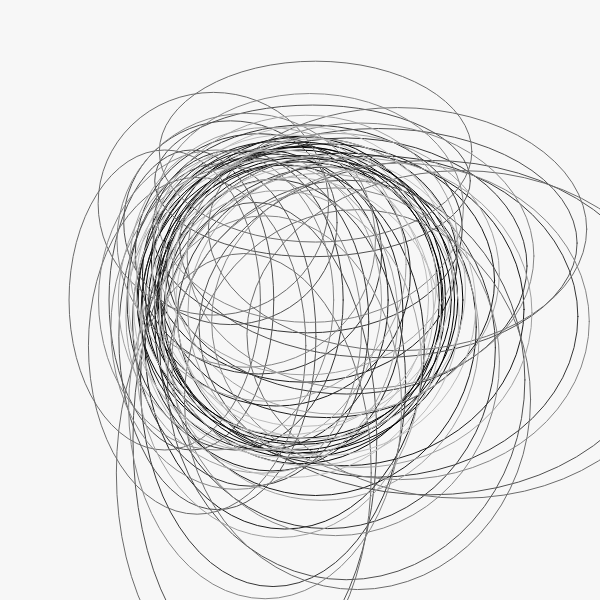
Frame 1 (no input)
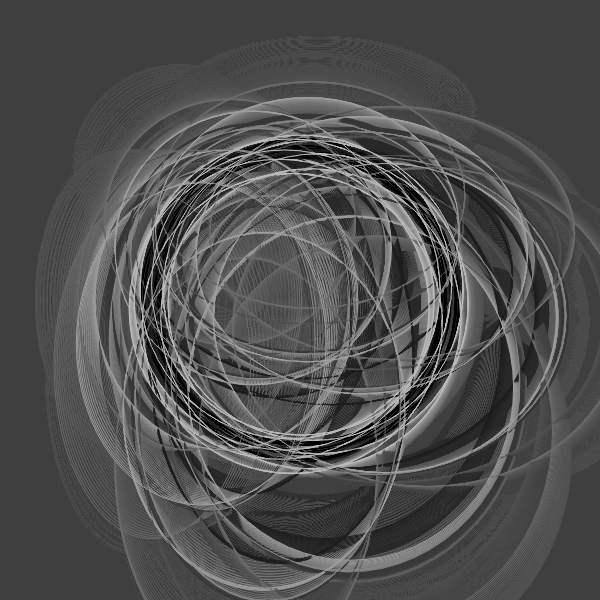
Frame 60 (no input)
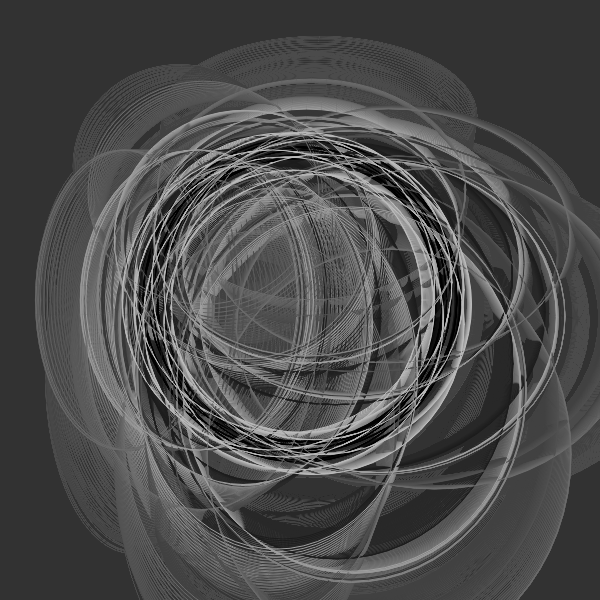
Frame 120 (the mouse pressed at the canvas centre since frame 60)

The p5.js sketch that drew these frames (run headless with seeded random() and noise() and a simulated clock; from frame 60 on, the mouse is pressed at the canvas centre):

// p5.js sketch
// ── sketch.js
var globe;
var total = 15;
var offset =0;
var angle =0;

var m=0;
var mchange=0;

var a = 1;
var b = 1;

function setup(){
  createCanvas(600,600)
  globe = new Array((total+1)*(total+1));
}

function supershape(theta, m, n1, n2, n3){
  var t1=abs((1/a)*cos(m*theta/4));
  t1=pow(t1,n2);
  var t2=abs((1/b)*sin(m*theta/4));
  t2=pow(t2,n3);
  var t3 =t1+t2;
  var r=pow(t3,-1/n1);
  return r;
}

function draw(){
  background(50, 10);

  m=map(sin(mchange),-1,1,0,7);
  mchange+=0.02;

  var r=200;

  for(var i=0;i<total+1;i++){
    globe[i] =[];
    var lat =map(i,0,total,-HALF_PI,HALF_PI);
    var r2 = supershape(lat,m,0.2,1.7,1.7);

    for(var j=0;j<total+1;j++){
      var lon = map(j,0,total,-PI,PI);
      var r1=supershape(lon,m,0.2,1.7,1.7);

      var x = r*r1*cos(lon)*r2*cos(lat);
      var y = r*r1*sin(lon)*r2*cos(lat);

      var index=i+j*(total+1);
      globe[index] = createVector(x,y);
    }
  }

  offset+=5;
  // noStroke();

  for(var i=0;i<total;i+=2){
    for(var j=0;j<total+1;j+=2){
      var index1=i+j*(total+1);
      var v1 = globe[index1];
      var index2=(i+1)+j*(total+1);
      var v2 = globe[index2];
      stroke(map(i,0,total,0,200));
      noFill();
      ellipse(v1.x + width/2,v1.y + height/2,v2.x + width/2,v2.y + height/2);
    }
  }
  angle+=0.3;
}
